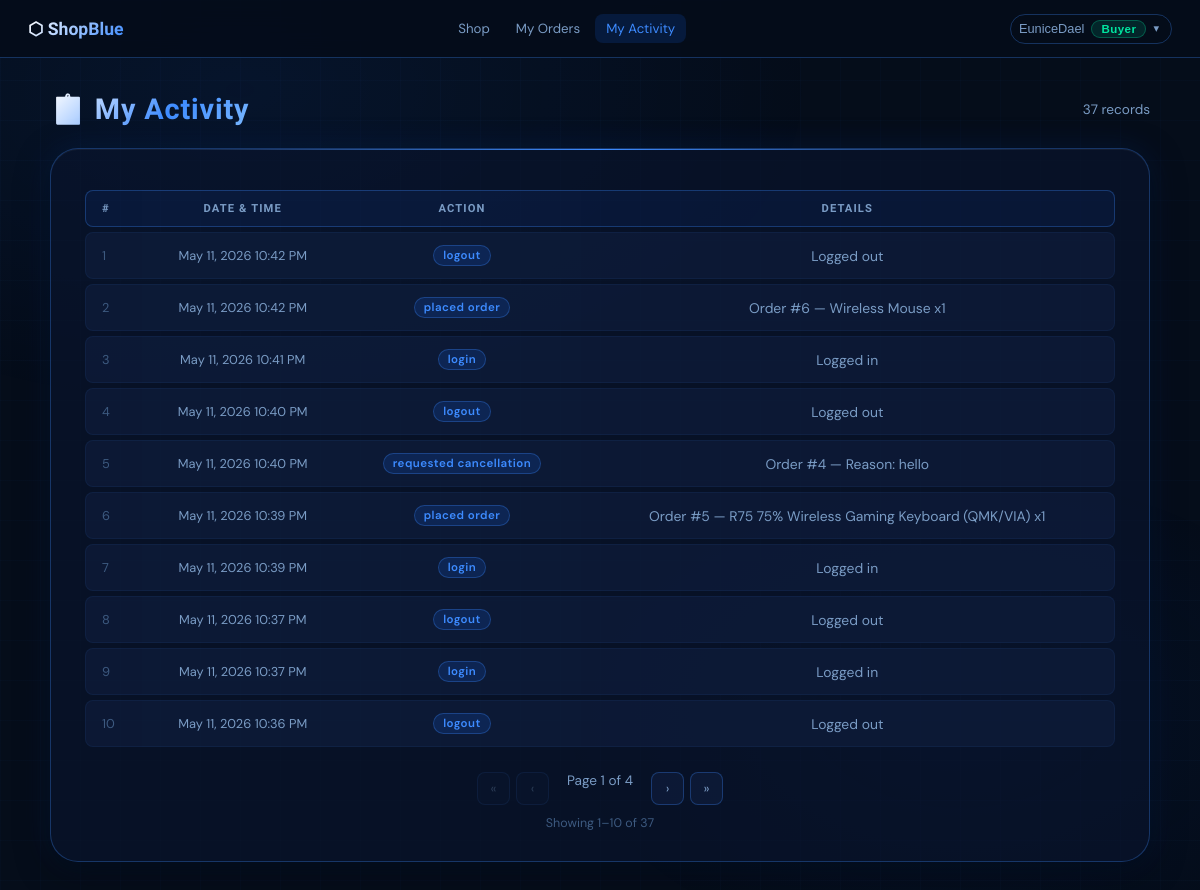
/activity_log.php (signed in), run on an earlier commit of the app's database.
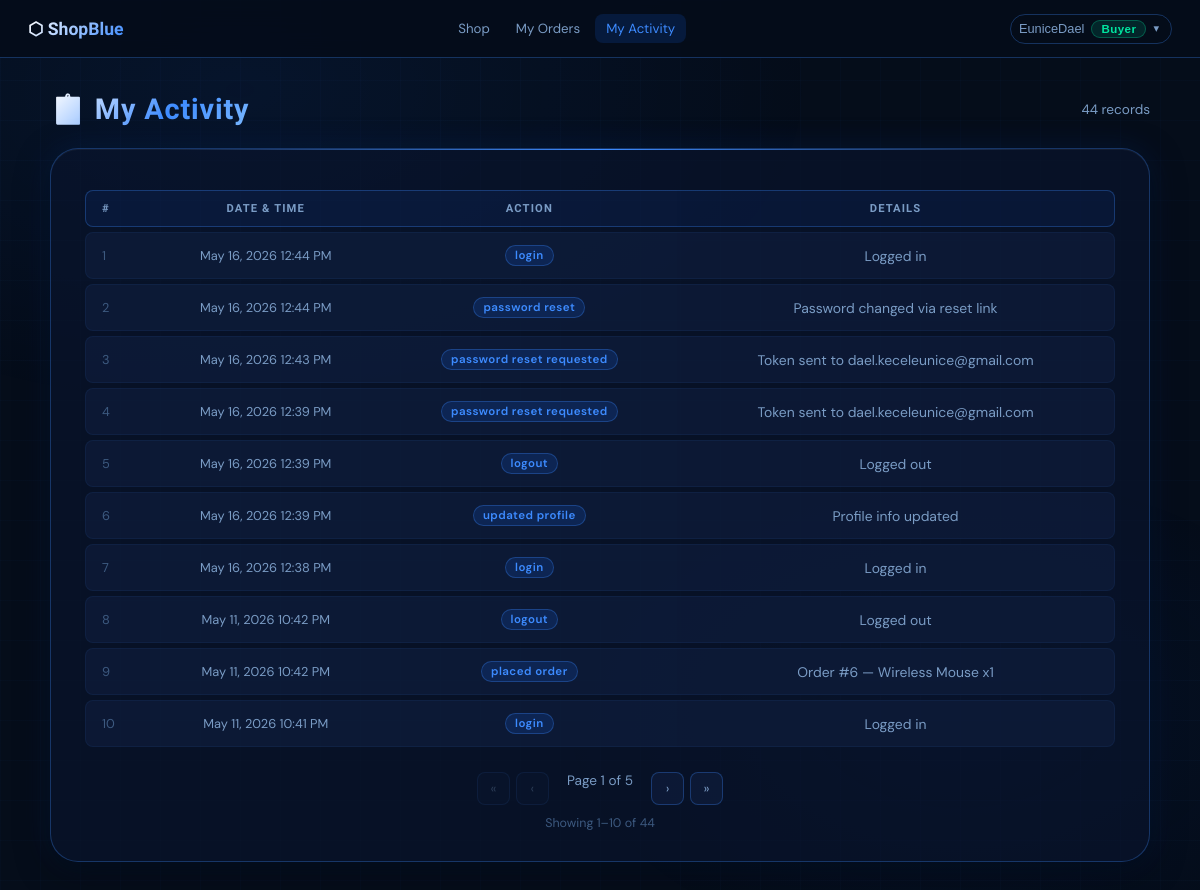
And on a later commit of the database.
### tables this page shows
CREATE TABLE `activity_logs` (
  `id` int(11) NOT NULL,
  `user_id` int(11) DEFAULT NULL,
  `action` varchar(100) NOT NULL,
  `details` text DEFAULT NULL,
  `created_at` timestamp NOT NULL DEFAULT current_timestamp()
);

### auth.php (called while the page is built, shortened)
<?php
$current_user_id  = $_SESSION['user_id'];
$current_role     = $_SESSION['role'];
?>

### activity_log.php (the view, shortened to what this page needs)
<?php
include 'auth.php';
include 'db.php';
$limit = 10;
$uri_query = parse_url($_SERVER['REQUEST_URI'], PHP_URL_QUERY) ?? '';
parse_str($uri_query, $uri_params);
$current_page  = isset($uri_params['page']) && is_numeric($uri_params['page']) ? max(1, intval($uri_params['page'])) : 1;
$start = ($current_page - 1) * $limit;
$total  = $conn->query("SELECT COUNT(*) FROM activity_logs WHERE user_id=$current_user_id")->fetch_row()[0];
$pages  = max(1, ceil($total / $limit));
$result = $conn->query("SELECT al.*, u.username FROM activity_logs al LEFT JOIN users u ON u.id=al.user_id WHERE al.user_id=$current_user_id ORDER BY al.created_at DESC LIMIT $start, $limit");
?>
<!DOCTYPE html>
<html lang="en">
<head><meta charset="UTF-8"><meta name="viewport" content="width=device-width,initial-scale=1">
<link rel="stylesheet" href="style.css">
</head>
<body>
<?php include 'nav.php'; ?>
<div class="page">
  <div class="page-header">
    <h1><?= $current_role === 'buyer' ? '📋 My Activity' : '📝 Activity Log' ?></h1>
    <span style="color:var(--muted);font-size:.85rem"><?= $total ?> record<?= $total != 1 ? 's' : '' ?></span>
  </div>
  <div class="card">
    <?php if ($total == 0): ?>
      <div class="empty">No activity recorded yet.</div>
    <?php else: ?>
      <table>
        <thead><tr><th>#</th><th>Date & Time</th><th>Action</th><th>Details</th></tr></thead>
        <tbody>
          <?php $row_num = $start + 1; while ($l = $result->fetch_assoc()): ?>
          <tr>
            <td style="color:var(--dim);font-size:.8rem"><?= $row_num++ ?></td>
            <td style="white-space:nowrap;color:var(--muted);font-size:.8rem"><?= date('M d, Y g:i A', strtotime($l['created_at'])) ?></td>
            <td><span class="badge badge-processing" style="text-transform:none"><?= htmlspecialchars(str_replace('_',' ',$l['action'])) ?></span></td>
            <td style="color:var(--muted)"><?= htmlspecialchars($l['details']) ?></td>
          </tr>
          <?php endwhile; ?>
        </tbody>
      </table>
      <?php if ($pages > 1): ?>
      <div class="pagination" style="margin-top:20px">
        <form method="POST" style="display:inline;flex-direction:unset">
          <button type="submit" class="pagination-btn" <?= $current_page <= 1 ? 'disabled style="opacity:.3"' : '' ?>>«</button>
        </form>
        <form method="POST" style="display:inline;flex-direction:unset">
          <button type="submit" class="pagination-btn" <?= $current_page <= 1 ? 'disabled style="opacity:.3"' : '' ?>>‹</button>
        </form>
        <span style="color:var(--muted);font-size:.85rem;padding:0 12px">
          Page <?= $current_page ?> of <?= $pages ?>
        </span>
        <form method="POST" style="display:inline;flex-direction:unset">
          <button type="submit" class="pagination-btn" <?= $current_page >= $pages ? 'disabled style="opacity:.3"' : '' ?>>›</button>
        </form>
        <form method="POST" style="display:inline;flex-direction:unset">
          <button type="submit" class="pagination-btn" <?= $current_page >= $pages ? 'disabled style="opacity:.3"' : '' ?>>»</button>
        </form>
      </div>
      <div style="text-align:center;margin-top:10px;font-size:.78rem;color:var(--dim)">
        Showing <?= $start + 1 ?>–<?= min($start + $limit, $total) ?> of <?= $total ?>
      </div>
      <?php endif; ?>
    <?php endif; ?>
  </div>
</div>
</body></html>

What changed in the data, as far as the page shows it:
no longer on this page (row unchanged): activity_logs: created_at "May 11, 2026 10:40 PM", action "logout", details "Logged out"
no longer on this page (row unchanged): activity_logs: created_at "May 11, 2026 10:40 PM", action "requested cancellation", details "Order #4 — Reason: hello"
no longer on this page (row unchanged): activity_logs: created_at "May 11, 2026 10:39 PM", action "placed order", details "Order #5 — R75 75% Wireless Gaming Keyboard (QMK/VIA) x1"
no longer on this page (row unchanged): activity_logs: created_at "May 11, 2026 10:39 PM", action "login", details "Logged in"
no longer on this page (row unchanged): activity_logs: created_at "May 11, 2026 10:37 PM", action "logout", details "Logged out"
no longer on this page (row unchanged): activity_logs: created_at "May 11, 2026 10:37 PM", action "login", details "Logged in"
no longer on this page (row unchanged): activity_logs: created_at "May 11, 2026 10:36 PM", action "logout", details "Logged out"
added activity_logs: created_at "May 16, 2026 12:44 PM", action "login", details "Logged in"
added activity_logs: created_at "May 16, 2026 12:44 PM", action "password reset", details "Password changed via reset link"
added activity_logs: created_at "May 16, 2026 12:43 PM", action "password reset requested", details "Token sent to dael.keceleunice@gmail.com"
added activity_logs: created_at "May 16, 2026 12:39 PM", action "password reset requested", details "Token sent to dael.keceleunice@gmail.com"
added activity_logs: created_at "May 16, 2026 12:39 PM", action "logout", details "Logged out"
added activity_logs: created_at "May 16, 2026 12:39 PM", action "updated profile", details "Profile info updated"
added activity_logs: created_at "May 16, 2026 12:38 PM", action "login", details "Logged in"
Also different on the page:
$total: "37" → "44"
$pages: "4" → "5"
